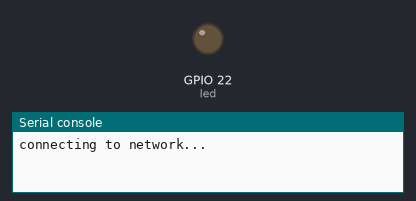
The program below on a simulated ESP32 board running MicroPython. On the bench: output pins drawn as LEDs (lit = HIGH), the last lines printed to the serial console. Dashed ring = blinking. WiFi joins after 1.5 s.

Above: at 0.7 s.
At 4.0 s:
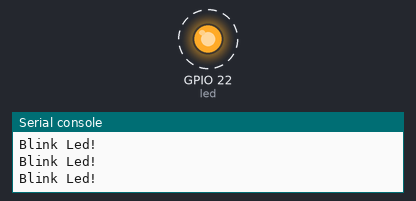
Timing chart, 0 to 4.6 s (numbered marks = the images above):
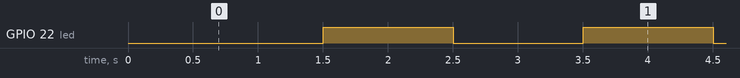

Measured:
- by itself, GPIO 22 (led): alternates HIGH for 1.0 s and LOW for 1.0 s

The program:

main.py
```python
# -*- coding: utf-8 -*-

import _thread
from time import sleep, localtime
from machine import Pin

class Project(object):
    def __init__(self, *args):

        """ Global vars """
        self.loop = True

        """ Blink led Board: (Esp32 Lolin Lite) in Pin 22 """
        _thread.start_new_thread(self.led_blink(), ())

    """ Blink led """
    def led_blink(self):
        try:

            led = Pin(22, Pin.OUT)

            while self.loop is True:
                led.value(not led.value())
                print("Blink Led!")
                sleep(1)

        except Exception as error:
            print("Error: ", error)

if __name__ == "__main__":
    Project()
```

socket_webrepl.py
```python
# -*- coding: utf-8 -*-

import webrepl

class WebRepl(object):
    def __init__(self, *args):
        pass

    """ Start webrepl (WebSocket) """
    def start_socket_webrepl(self, password):
        webrepl.start(password)
```

boot.py
```python
# -*- coding: utf-8 -*-

import network, json
from resource_webrepl.socket_webrepl import WebRepl

class BootApp(object):
    def __init__(self, *args):
        """ Init network interface """
        self.wlan = network.WLAN(network.STA_IF)
        self.wlan.active(True)
        self.path = ("config.json")
        self.config = json.loads(open(self.path, "rb").read())
        self.connect()

    """ Start connect network """
    def connect(self):
        if not self.wlan.isconnected():
            print('connecting to network...')
            self.wlan.connect(self.config["network"], self.config["password"])
            while not self.wlan.isconnected():
                pass

        """ Run webrepl """
        WebRepl().start_socket_webrepl(self.config["ws"])

if __name__ == '__main__':
	BootApp()
```
